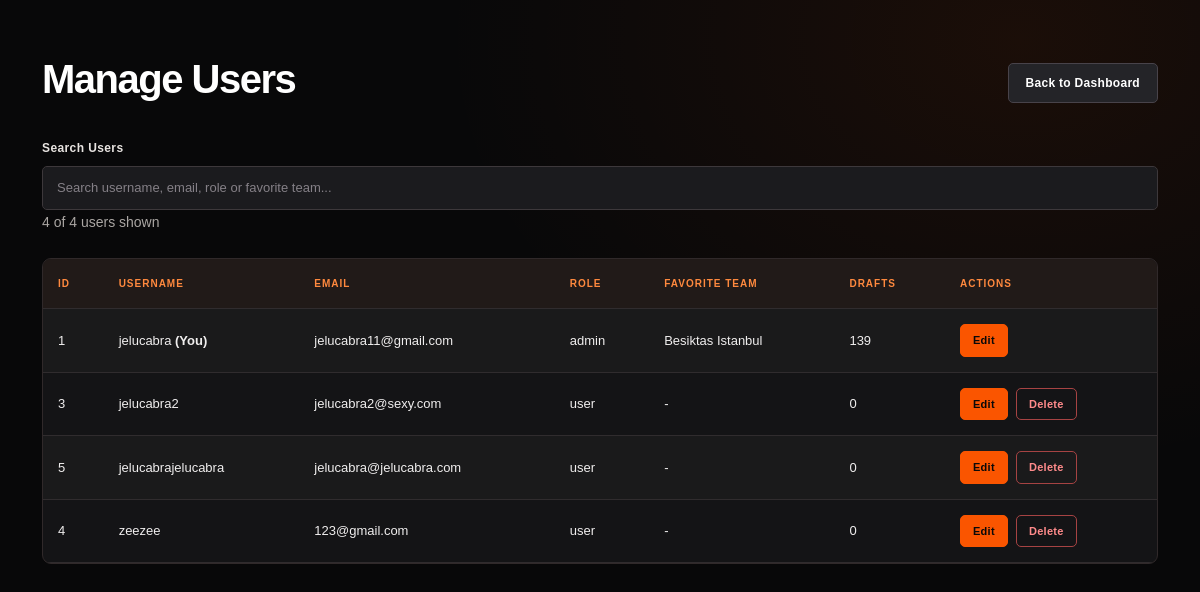
Before: /admin/users (signed in) with the older database file.
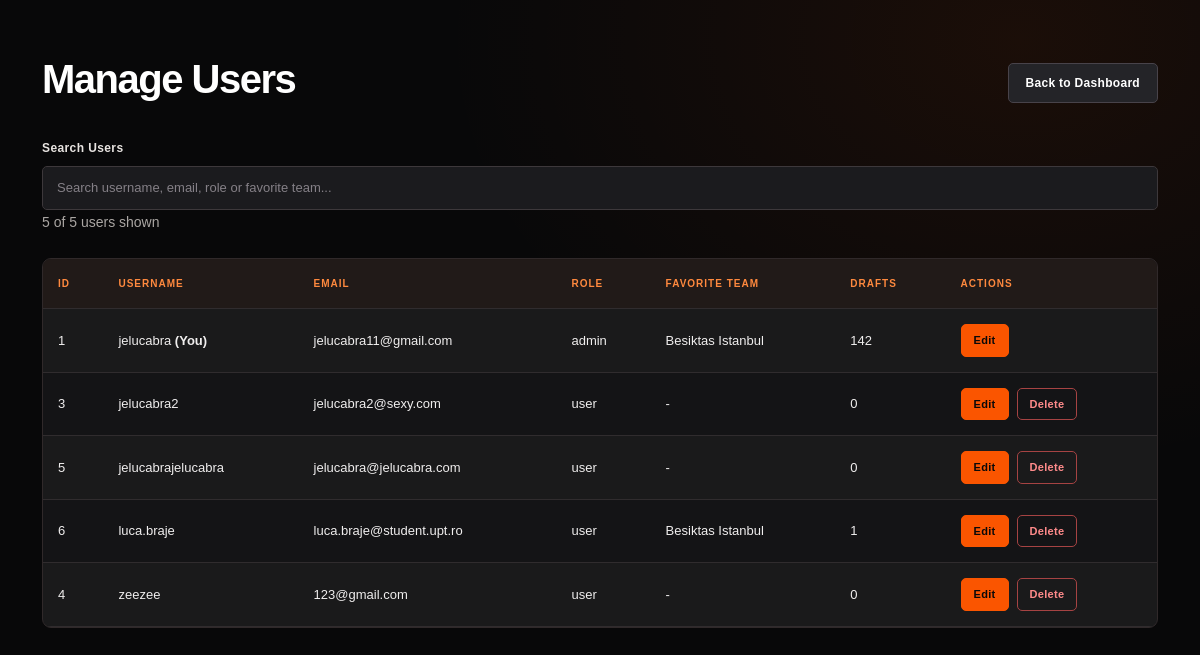
After: the same page with the newer database file.
### models/users.py (models this page shows)
class User(UserMixin, db.Model):
    id = db.Column(db.Integer, primary_key=True)
    username = db.Column(
        db.String(50),
        unique=True,
        nullable=False
    )
    email = db.Column(
        db.String(120),
        unique=True,
        nullable=False
    )
    password_hash = db.Column(
        db.String(255),
        nullable=False
    )
    role = db.Column(
        db.String(20),
        nullable=False,
        default="user"
    )
    favorite_team_id = db.Column(
    db.Integer,
    db.ForeignKey("team.id"),
    nullable=True
)
    favorite_team = db.relationship(
        "Team",
        foreign_keys=[favorite_team_id]
    )

### models/teams.py (models this page shows)
class Team(db.Model):
    id = db.Column(db.Integer, primary_key=True)
    name = db.Column(db.String(100), unique=True, nullable=False)
    country = db.Column(db.String(100))
    record = db.Column(db.String(20))
    image_url = db.Column(db.String(500))
    biography = db.Column(db.Text, nullable=True)
    players = db.relationship("Player", backref="team", lazy=True)
    pictures = db.relationship("TeamPicture", backref="team", lazy=True)

### routes/admin.py (the view)
@admin_required
def admin_users():
    users = User.query.order_by(User.username).all()
    return render_template(
        "admin_users.html",
        users=users,
        csrf_token=admin_user_csrf_token()
    )

### app.py (called while the page is built)
@login_manager.user_loader
def load_user(user_id):
    return db.session.get(User, int(user_id))

@app.context_processor
def inject_admin_form_token():
    return {"admin_form_token": admin_form_token}

### routes/admin.py (called while the page is built)
def admin_user_csrf_token():
    if "admin_user_csrf" not in session:
        session["admin_user_csrf"] = secrets.token_urlsafe(32)
    return session["admin_user_csrf"]

### routes/security.py (called while the page is built)
def admin_required(f):
    @wraps(f)
    @login_required
    def decorated_function(*args, **kwargs):
        if current_user.role != "admin":
            abort(403)
        return f(*args, **kwargs)
    return decorated_function

### templates/admin_users.html (shortened to what this page needs)
<!DOCTYPE html>
<html lang="en">
<head>
    <link href="https://cdn.jsdelivr.net/npm/bootstrap@5.3.3/dist/css/bootstrap.min.css"
          rel="stylesheet">
    <link rel="stylesheet"
      href="{{ url_for('static', filename='css/admin.css') }}">
      <link rel="stylesheet"
      href="{{ url_for('static', filename='css/admin.css') }}">
</head>
<body class="admin-page">
        <main class="container py-5">
        <div class="d-flex justify-content-between align-items-center mb-4">
            <h1>Manage Users</h1>
            <a href="{{ url_for('admin_dashboard') }}"
               class="btn btn-secondary">Back to Dashboard</a>
        </div>
        <div class="mb-4">
            <label for="userSearch" class="form-label">Search Users</label>
            <input type="text" id="userSearch"
                   class="form-control"
                   placeholder="Search username, email, role or favorite team..."
                   autocomplete="off">
            <small id="userCount" class="text-muted"></small>
        </div>
        <div class="table-responsive">
            <table class="table table-striped table-hover align-middle">
                <thead>
                    <tr>
                        <th>ID</th>
                        <th>Username</th>
                        <th>Email</th>
                        <th>Role</th>
                        <th>Favorite Team</th>
                        <th>Drafts</th>
                        <th>Actions</th>
                    </tr>
                </thead>
                <tbody id="adminUsersTable">
                    {% for user in users %}
                    <tr>
                        <td>{{ user.id }}</td>
                        <td>
                            {{ user.username }}
                            {% if user.id == current_user.id %}
                                <strong>(You)</strong>
                            {% endif %}
                        </td>
                        <td>{{ user.email }}</td>
                        <td>{{ user.role }}</td>
                        <td>
                            {{ user.favorite_team.name if user.favorite_team else '-' }}
                        </td>
                        <td>{{ user.draft_runs|length }}</td>
                        <td>
                            <div class="d-flex gap-2">
                                <a href="{{ url_for('admin_edit_user', user_id=user.id) }}"
                                   class="btn btn-sm btn-primary">
                                    Edit
                                </a>
                                {% if user.id != current_user.id %}
                                <form method="POST"
                                      action="{{ url_for('admin_delete_user', user_id=user.id) }}"
                                      onsubmit="return confirm('Permanently delete this account and its saved Draft data?');">
                                    <button type="submit"
                                            class="btn btn-sm btn-danger">
                                        Delete
                                    </button>
                                </form>
                                {% endif %}
                            </div>
                        </td>
                    </tr>
                    {% endfor %}
                </tbody>
            </table>
        </div>
    </main>
</body>
</html>

### static/css/admin.css (style rules this page uses)
.admin-page { --admin-orange: #fa5500; --admin-orange-light: #ff893e; --admin-black: #080809; --admin-surface: #141416; --admin-border: #30292a; --admin-text: #f7f5f2; --admin-muted: #aaa6a3; min-height: 100vh; margin: 0; background: radial-gradient(ellipse at 85% 5%, rgba(250,85,0,.08), transparent 40%), #080809; color: var(--admin-text); font-family: Arial, Helvetica, sans-serif; }
.admin-page main.container:not(.admin-main) { padding-top: 55px !important; padding-bottom: 90px !important; }
.admin-page main h1 { color: #fff; font-weight: 900; letter-spacing: -1.5px; }
.admin-page .text-muted, .admin-page small { color: var(--admin-muted) !important; }
.admin-page .btn { border-radius: 5px; padding: 10px 17px; font-size: 12px; font-weight: 800; letter-spacing: .3px; transition: .2s ease; }
.admin-page .btn-primary, .admin-page .btn-success { background: var(--admin-orange); border-color: var(--admin-orange); color: #090909; }
.admin-page .btn-secondary { background: #242428; border-color: #48434a; color: #fff; }
.admin-page .btn-danger { background: transparent; border-color: #a64343; color: #ff8b8b; }
.admin-page .table-responsive { overflow-x: auto; border: 1px solid var(--admin-border); border-radius: 9px; background: #141416; }
.admin-page .table { --bs-table-bg: transparent; --bs-table-color: #f0eeee; --bs-table-border-color: #302c2e; --bs-table-striped-bg: rgba(255,255,255,.025); --bs-table-striped-color: #f0eeee; --bs-table-hover-bg: rgba(250,85,0,.08); --bs-table-hover-color: #fff; margin-bottom: 0; color: #f0eeee; font-size: 13px; }
.admin-page .table thead th { padding: 17px 15px; background: #211a18; color: var(--admin-orange-light); font-size: 10px; font-weight: 900; letter-spacing: 1px; text-transform: uppercase; white-space: nowrap; }
.admin-page .table tbody td { padding: 15px; vertical-align: middle; }
.admin-page .table tbody tr { transition: background .2s ease; }
.admin-page .table .btn { padding: 7px 12px; font-size: 11px; }
.admin-page .form-label { margin-bottom: 9px; color: #e8e4e1; font-size: 12px; font-weight: 800; letter-spacing: .4px; }
.admin-page .form-control, .admin-page .form-select { min-height: 44px; padding: 10px 14px; border: 1px solid #3d383b; border-radius: 5px; background-color: #1b1b1e; color: #fff; font-size: 13px; }
.admin-page .form-control::placeholder { color: #858087; }

Changed rows visible on the page:
computed for User "jelucabra": draft_runs|length "139" → "142"
added User: id "6", username "luca.braje", email "luca.braje@student.upt.ro", role "user", favorite_team "Besiktas Istanbul", draft_runs|length "1"
Other visible differences:
text written by a page script: "4 of 4 users shown" → "5 of 5 users shown"
